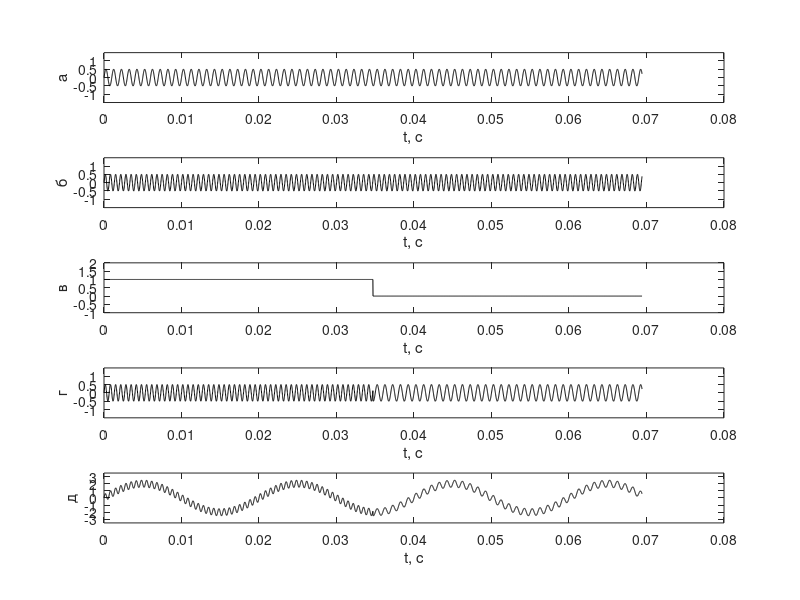
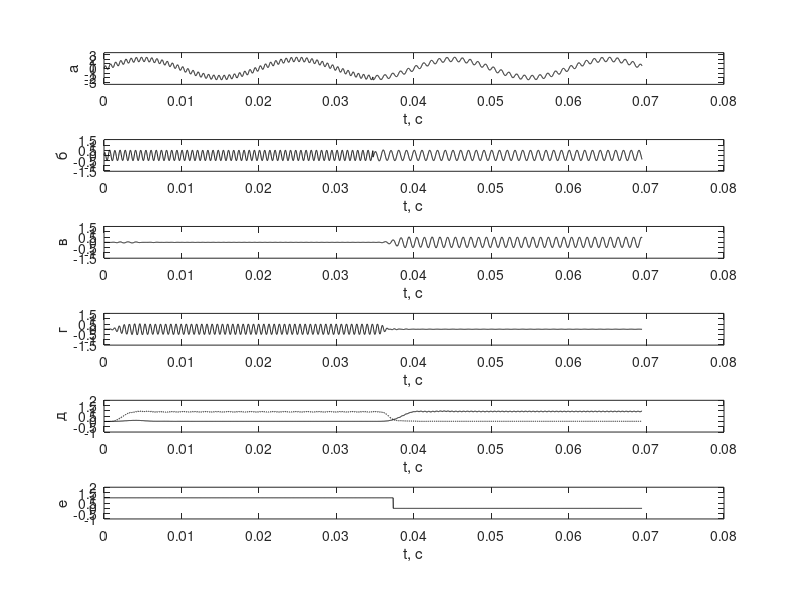

Recreate these plots in MATLAB, in order. (Note: this script raises an error after producing the figures.)
fd=50000;
td=1/fd;
N=1024*64;
t=0:td:N*td;

freq0=1000;
mag0=1;
ph0=0;

freq1=1500;
mag1=1;
ph1=0;
clear;

fd=59000;
td=1/fd;
N=1024*4;
t=0:td:N*td;

freqLow=1000;
magLow=0.5;
phLow=0;

freqHigh=1500;
magHigh=0.5;
phHigh=0;

freq50=50;
mag50=2;
ph50=0;

WITH_NOISE=false;
NOISE_PWR=1;

RANDOM_DATA=false;

DRAW_SOURCE=true;
DRAW_RESULTS=true;

DUMP_PARAM=false;

signalLow=magLow*sin(2*pi*freqLow*t+phLow);
signalHigh=magHigh*sin(2*pi*freqHigh*t+phHigh);
noise50=mag50*sin(2*pi*freq50*t+ph50);

BitNum=2;
Nbit=N/BitNum;

if RANDOM_DATA
    data = randi([0 1],ceil(N/Nbit),1);
else
    for j=1:BitNum
        if (0 == mod(j,2))
            data(j) = 0;
        elseif (1 == mod(j,2))
            data(j) = 1;
        end
    end
end

disp(data);

dataLen=length(data);
signal=0*t;
for i=1:dataLen
    if data(i)==0
        for idx=(i-1)*Nbit+1:i*Nbit+1
            signal(idx)=signalLow(idx);
            dataSignal(idx)=0;
        end
    else
        for idx=(i-1)*Nbit+1:i*Nbit+1
            signal(idx)=signalHigh(idx);
            dataSignal(idx)=1;
        end
    end
    if idx+Nbit > N+1
        break
    end
end

% mix with 50 hz noise
signalWith50=signal+noise50;
snr=magHigh/mag50;

if WITH_NOISE
    signalWithNoise = signalWith50 + wgn(N, 1, NOISE_PWR);
else
    signalWithNoise = signalWith50;
end

% filtration 50 hz
fc=500;
fc_n=fc/(fd/2);
[filterB50,filterA50]=butter(4,fc_n,'high');
signalFiltered=filter(filterB50,filterA50,signalWithNoise);

% select freqLow
freqLow=1000;
freqLow_l=700/(fd/2);
freqLow_h=1100/(fd/2);
[filterBLow,filterALow]=butter(5,[freqLow_l freqLow_h]);
signalFreqLow=filter(filterBLow,filterALow,signalFiltered);

envelFreqLow=filter(ones([1 125]),1,abs(signalFreqLow));
envelFreqLowNorm = envelFreqLow/max(envelFreqLow);

% select freqHigh
freqHigh=1500;
freqHigh_l=1300/(fd/2);
ffreqHigh_h=2000/(fd/2);
[filterBHigh,filterAHigh]=butter(5,[freqHigh_l ffreqHigh_h]);
signalFreqHigh=filter(filterBHigh,filterAHigh,signalFiltered);

envelFreqHigh=filter(ones([1 75]),1,abs(signalFreqHigh));
envelFreqHighNorm = envelFreqHigh/max(envelFreqHigh);

% compare freqLow and freqHigh
state = 0;
demod = 0*t;
for idx=1:length(envelFreqLowNorm)
    if state == 0
        if envelFreqLowNorm(idx) <= envelFreqHighNorm(idx)
            state = 1;
            demod(idx) = 1;
        else
            demod(idx) = 0;
        end
    elseif state == 1
        if envelFreqLowNorm(idx) > envelFreqHighNorm(idx)
            state = 0;
            demod(idx) = 0;
        else
            demod(idx) = 1;
        end
    end
end

if DRAW_SOURCE
    sourceFigure=figure();
    set(sourceFigure,'color','w');
    set(sourceFigure,'Position',[100 100 800 800]);
    subplot(5,1,1);
    plot(t, signalLow, 'k-');
    ylim([min(signalLow)-1 max(signalLow)+1]);
    xlabel('t, с');
    ylabel('а');

    subplot(5,1,2);
    plot(t, signalHigh, 'k-');
    ylim([min(signalHigh)-1 max(signalHigh)+1]);
    xlabel('t, с');
    ylabel('б');

    subplot(5,1,3);
    plot(t, dataSignal, 'k-');
    ylim([min(dataSignal)-1 max(dataSignal)+1]);
    xlabel('t, с');
    ylabel('в');

    subplot(5,1,4);
    plot(t, signal, 'k-');
    ylim([min(signal)-1 max(signal)+1]);
    xlabel('t, с');
    ylabel('г');

    subplot(5,1,5);
    plot(t, signalWithNoise, 'k-');
    ylim([min(signalWithNoise)-1 max(signalWithNoise)+1]);
    xlabel('t, с');
    ylabel('д');
end
    
if DRAW_RESULTS
    resultsFigure=figure();
    set(resultsFigure,'color','w');
    set(resultsFigure,'Position',[200 200 800 800]);
    subplot(6,1,1);
    plot(t, signalWithNoise, 'k-');
    ylim([min(signalWithNoise)-1 max(signalWithNoise)+1]);
    xlabel('t, с');
    ylabel('а');

    subplot(6,1,2);
    plot(t, signalFiltered, 'k-');
    ylim([min(signalFiltered)-1 max(signalFiltered)+1]);
    xlabel('t, с');
    ylabel('б');

    subplot(6,1,3);
    plot(t, signalFreqLow, 'k-');
    ylim([min(signalFreqLow)-1 max(signalFreqLow)+1]);
    xlabel('t, с');
    ylabel('в');
  
    subplot(6,1,4);
    plot(t, signalFreqHigh, 'k-');
    ylim([min(signalFreqHigh)-1 max(signalFreqHigh)+1]);
    xlabel('t, с');
    ylabel('г');

    subplot(6,1,5);
    plot(t, envelFreqLowNorm, 'k-', t, envelFreqHighNorm, 'k--');
    ylim([min(envelFreqLowNorm)-1 max(envelFreqLowNorm)+1]);
    xlabel('t, с');
    ylabel('д');
    
    subplot(6,1,6);
    plot(t, demod, 'k-');
    ylim([min(demod)-1 max(demod)+1]);
    xlabel('t, с');
    ylabel('е');
end

if DUMP_PARAM
    fd = fopen("Z:\projects\receiver\data-source", 'w');
    if (-1 ~= fd)
        fwrite(fd, s, 'double');
        fclose(fd);
    end
    fd = fopen("Z:\projects\receiver\filters.txt", 'w');
    if (-1 ~= fd)
        fprintf(fd,'iir 50hz\n');
        fprintf(fd,'%s %u\n', "a", length(filterA50));
        for i=1:length(filterA50)
            fprintf(fd, '%5.30f\n', filterA50(i));
        end
        fprintf(fd,'%s %u\n', "b", length(filterB50));
        for i=1:length(filterB50)
            fprintf(fd, '%5.30f\n', filterB50(i));
        end
        fprintf(fd,'iir 200hz\n');
        fprintf(fd,'%s %u\n', "a", length(filterALow));
        for i=1:length(filterALow)
            fprintf(fd, '%5.30f\n', filterALow(i));
        end
        fprintf(fd,'%s %u\n', "b", length(filterBLow));
        for i=1:length(filterBLow)
            fprintf(fd, '%5.30f\n', filterBLow(i));
        end
        fprintf(fd,'iir 400hz\n');
        fprintf(fd,'%s %u\n', "a", length(filterAHigh));
        for i=1:length(filterAHigh)
            fprintf(fd, '%5.30f\n', filterAHigh(i));
        end
        fprintf(fd,'%s %u\n', "b", length(filterBHigh));
        for i=1:length(filterBHigh)
            fprintf(fd, '%5.30f\n', filterBHigh(i));
        end
        fclose(fd);
    end
end
freqn=50;
magn=0;
phn=0;

signal0=mag0*sin(2*pi*freq0*t+ph0);
signal1=mag1*sin(2*pi*freq1*t+ph1);
noise=magn*sin(2*pi*freqn*t+phn);

BitNum=16;
Nbit=N/BitNum;

% data = randi([0 1],ceil(N/Nbit),1);
for j=1:BitNum
    if (0 == mod(j,2))
        data(j) = 0;
    elseif (1 == mod(j,2))
        data(j) = 1;
    end
end
% disp(data);
% data = [0 1 0 1 0 1 0 1 0 1 0 1 0 1];

data_len=length(data);
signal=0*t;
for i=1:data_len
    if data(i)==0
        for idx=(i-1)*Nbit+1:i*Nbit+1
            signal(idx)=signal0(idx);
            data_signal(idx)=0;
        end
    else
        for idx=(i-1)*Nbit+1:i*Nbit+1
            signal(idx)=signal1(idx);
            data_signal(idx)=1;
        end
    end
    if idx+Nbit > N
        break
    end
end

% mix with 50 hz noise
 s=signal+noise;
 snr=mag1/magn;

 % filtration 50hz
 fc=100;
 fc_n=fc/(fd/2);
 [b50,a50]=butter(4,fc_n,'high');
 s_butter_hpf=filter(b50,a50,s);

 % select 200 hz
 f200=200;
 f200_l=700/(fd/2);
 f200_h=1100/(fd/2);
 [b200,a200]=butter(5,[f200_l f200_h]);
 %freqz(b200,a200);
 %figure();
 s_butter_hpf200=filter(b200,a200,s_butter_hpf);

 s_butter_hpf200_align=filter(ones([1 75]),1,abs(s_butter_hpf200));
 s200n = s_butter_hpf200_align/max(s_butter_hpf200_align(1000:N));
 
 % select 400hz
 f400=400;
 f400_l=1300/(fd/2);
 f400_h=2000/(fd/2);
 [b400,a400]=butter(5,[f400_l f400_h]);
 s_butter_hpf400=filter(b400,a400,s_butter_hpf);
 s_butter_hpf400_align=filter(ones([1 75]),1,abs(s_butter_hpf400));
 s400n = s_butter_hpf400_align/max(s_butter_hpf400_align(1000:N));
 
 % draw results
 subplot(5,1,1);
 plot(s);
  ylim([-1.5 1.5 ]);
 xlabel('time, ms');
 ylabel('source signal');
 subplot(5,1,3);
 plot(t, s_butter_hpf200, t, s200n);
 ylim([-1.5 1.5 ]);
 xlabel('time, ms');
 ylabel('200 Hz signal');
 % subplot(3,1,1); plot(t, s200n); ylim([-0.5 1.5 ]);
 subplot(5,1,4);
 plot(t, s_butter_hpf400, t, s400n);
 ylim([-1.5 1.5 ]);
 xlabel('time, ms');
 ylabel('400 Hz signal');
 % subplot(3,1,2); plot(t, s400n); ylim([-0.5 1.5 ]);
 subplot(5,1,2);
 plot(t, data_signal);
 ylim([-0.5 1.5 ]);
 xlabel('time, ms');
 ylabel('source data');

 hlvl = 0.6*Nbit;
 llvl = 0.4*Nbit;
 demod = 0*t;
 sum = 0;
 shift=150;
 corr=300;
 for sample=shift:length(s200n)
     sum = sum + s200n(sample);
     if (sample-shift > 0 && 0 == mod((sample-shift),Nbit))
         if (sum >= hlvl)
            val = 1;
         elseif (sum <= llvl)
            val = 0;
         else
             val = 0.5;
         end
         k = (sample-shift)/Nbit;
         for i=(k*Nbit+1)-shift:((k+1)*Nbit)-shift
             if (i == length(s200n))
                 break;
             end
             demod(i-shift-corr) = val;
         end
         sum=0;
     end
 end
 subplot(5,1,5);
 plot(t, demod);
 ylim([-0.5 1.5 ]);
 xlabel('time, ms');
 ylabel('received data');
%
 fd = fopen("Z:\projects\receiver\data-source", 'w');
 fwrite(fd, s, 'double');
 fclose(fd);
 
 fd = fopen("Z:\projects\receiver\filters.txt", 'w');
 fprintf(fd,'iir 50hz\n');
 fprintf(fd,'%s %u\n', "a", length(a50));
 for i=1:length(a50)
     fprintf(fd, '%5.30f\n', a50(i));
 end
 fprintf(fd,'%s %u\n', "b", length(b50));
 for i=1:length(b50)
     fprintf(fd, '%5.30f\n', b50(i));
 end
 fprintf(fd,'iir 200hz\n');
 fprintf(fd,'%s %u\n', "a", length(a200));
 for i=1:length(a200)
     fprintf(fd, '%5.30f\n', a200(i));
 end
 fprintf(fd,'%s %u\n', "b", length(b200));
 for i=1:length(b200)
     fprintf(fd, '%5.30f\n', b200(i));
 end
 fprintf(fd,'iir 400hz\n');
 fprintf(fd,'%s %u\n', "a", length(a400));
 for i=1:length(a400)
     fprintf(fd, '%5.30f\n', a400(i));
 end
 fprintf(fd,'%s %u\n', "b", length(b400));
 for i=1:length(b400)
     fprintf(fd, '%5.30f\n', b400(i));
 end
 fclose(fd);
 %}
